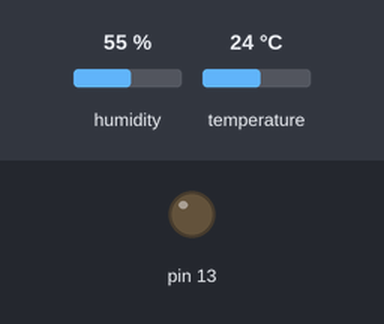
The sketch below on a simulated Arduino Uno, built with avr-gcc and run on an emulated ATmega328P. Parts: output pins drawn as LEDs (lit = HIGH). Inputs (shaded band) come from the test bench; at power-on: humidity 55 %, temperature 24 °C. What the sketch prints to the serial monitor is not drawn.

Above: at 1.0 s.
At 6.7 s:
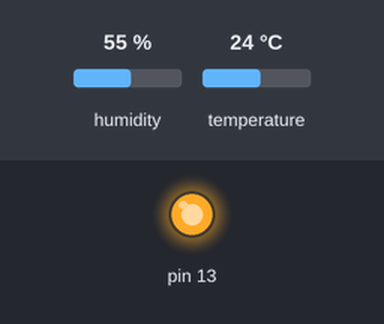
Timing chart, 0 to 8.1 s (numbered marks = the images above):
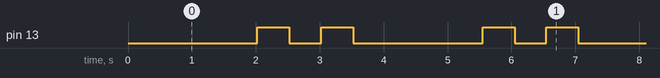

Measured:
- by itself, pin 13: repeats every 3.5 s: LOW 0.50 s, HIGH 0.50 s, LOW 2.0 s, HIGH 0.50 s
- by itself, everything shown: repeats every 3.5 s, in 4 steps

The sketch:

DHT11.ino
```cpp
#include "DHT.h"
#define DHTPIN 2

DHT dht(DHTPIN, DHT11);

void setup(){
  Serial.begin(9600);
  pinMode(13, OUTPUT);
  dht.begin();
}

void loop(){
    delay(2000);
    float t = dht.readTemperature();
    float d = dht.readHumidity();
    if (isnan(t)){
      Serial.println("Ошибка темометр сдох :(");
      return;
      }
    Serial.print(t);
    Serial.print(d);
    digitalWrite(13, HIGH);
    delay(500);
    digitalWrite(13, LOW);
    delay(500);
    digitalWrite(13, HIGH);
    delay(500);
    digitalWrite(13, LOW);
}
```
